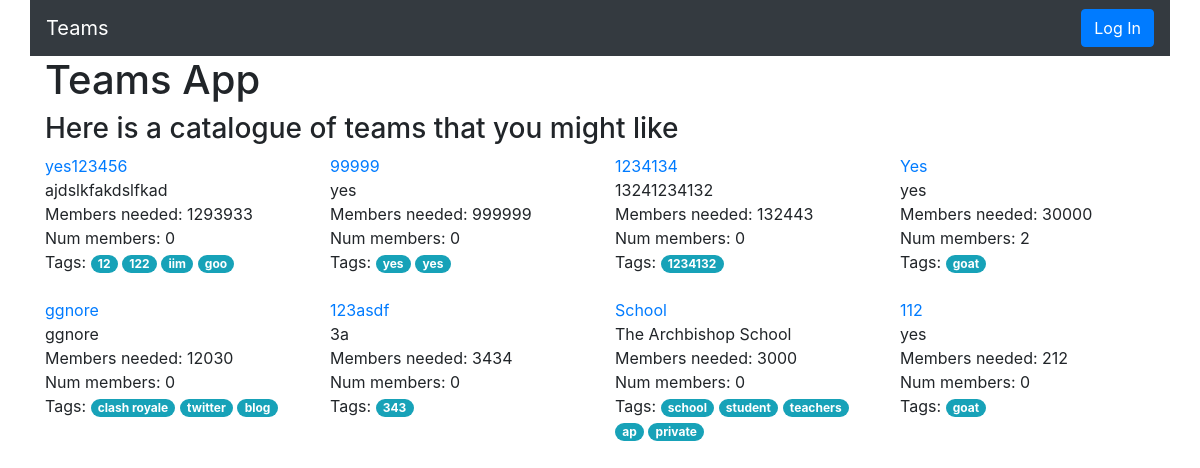
The app's page /app/, older data.
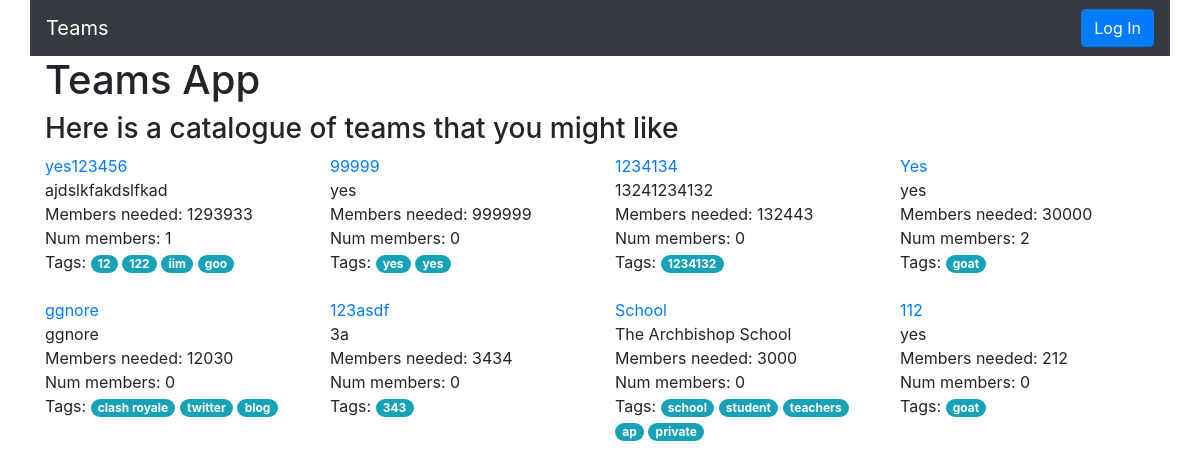
The same page, newer data.
### teamApp/models.py (models this page shows, shortened)
class Team(models.Model):
    project_name = models.CharField(max_length=200, default="Untitled")
    num_members = models.IntegerField(default=0)
    members_needed = models.IntegerField(default=0)
    project_description = models.TextField(max_length=1000)
    members = models.ManyToManyField(User)

class TeamTag(models.Model):
    name = models.CharField(max_length=100)
    teamTagged = models.ForeignKey(Team, blank=True, on_delete=models.CASCADE)
    def __str__(self):
        return self.name

### teamApp/views.py (the view, shortened to what this page needs)
# urls.py: path('', views.IndexView.as_view(), name='index'),
class IndexView(View):
    def get(self, request):
        user = request.user
        allTeams = Team.objects.order_by("-members_needed")[:8]
        context = {
            'allTeams': allTeams,
            'user': user
        }
        if user.is_authenticated:
            context['userTeams'] = user.team_set.all().order_by("-members_needed")[:8]
        return render(request, 'teamApp/index.html', context)

### teamApp/templates/teamApp/index.html (shortened to what this page needs)
<!DOCTYPE html>
<html>
  <head>
    <link rel="stylesheet" href="https://maxcdn.bootstrapcdn.com/bootstrap/4.4.1/css/bootstrap.min.css" />
  </head>
  <body class="container">
    <div>
      <nav class="navbar row navbar-expand-sm navbar-expand-md navbar-inverse navbar-dark bg-dark">
          <a class="navbar-brand" href="{% url 'index' %}">
              <span class="logo">Teams</span>
          </a>
          <ul class="navbar-nav collapse navbar-collapse" id="collapsibleNavbar">
              <li class="navbar-item ml-auto">
                  <form method="POST">
                    {% if user.is_authenticated %}
                      <input type="hidden" name="logout" value="logout"></input>
                      <button type="submit" class="btn btn-primary">Logout</button>
                    {% else %}
                      <button type="submit" class="btn btn-primary">Log In</button>
                    {% endif %}
                  </form>
              </li>
          </ul>
      </nav>
      <h1>Teams App</h1>
      <h3>Here is a catalogue of teams that you might like</h3>
      <div class="row">
        {% for team in allTeams %}
        <div class="col-md-3">
          <div class="text-primary">
            <a href="teams\{{team.id}}">{{team.project_name}}</a>
          </div>
          <div class="text">
            {{team.project_description}}
            <br />
            Members needed: {{team.members_needed}}
            <br />
            Num members: {{team.num_members}}
            <div>
              Tags:
              {% for tag in team.teamtag_set.all %}
              <span class="badge badge-pill badge-info">{{tag}}</span>
              {% endfor %}
            </div>
          </div>
          <br />
        </div>
        {% endfor %}
      </div>
    </div>
  </body>
</html>

Row changes from the older to the newer data that the page shows:
changed Team "yes123456": num_members "0" → "1"
